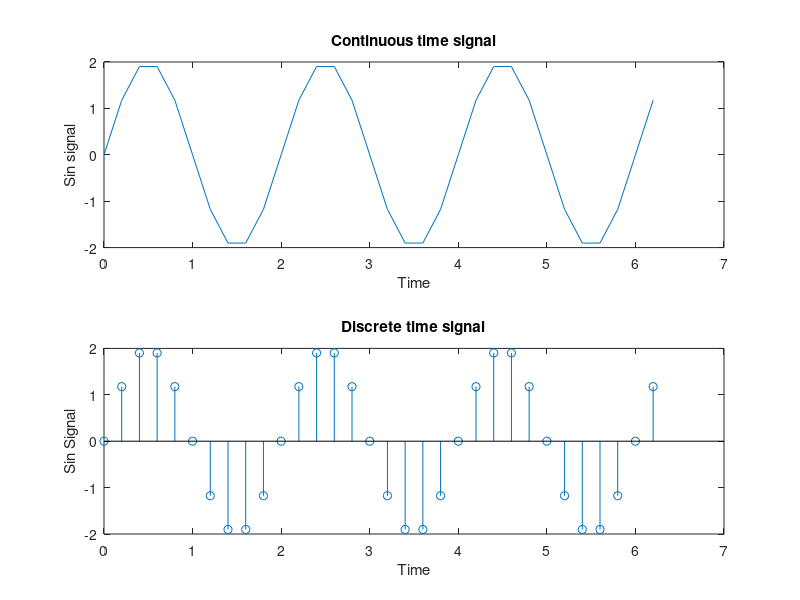

Reproduce this figure in MATLAB.
T=.2;
t=0:T:2*pi;
y=2*sin(pi*t);
subplot(2,1,1);
plot(t,y);
xlabel('Time');
ylabel('Sin signal');
title('Continuous time signal');
subplot(2,1,2);
stem(t,y);
xlabel('Time');
ylabel('Sin Signal');
title('Discrete time signal');
grid off;


